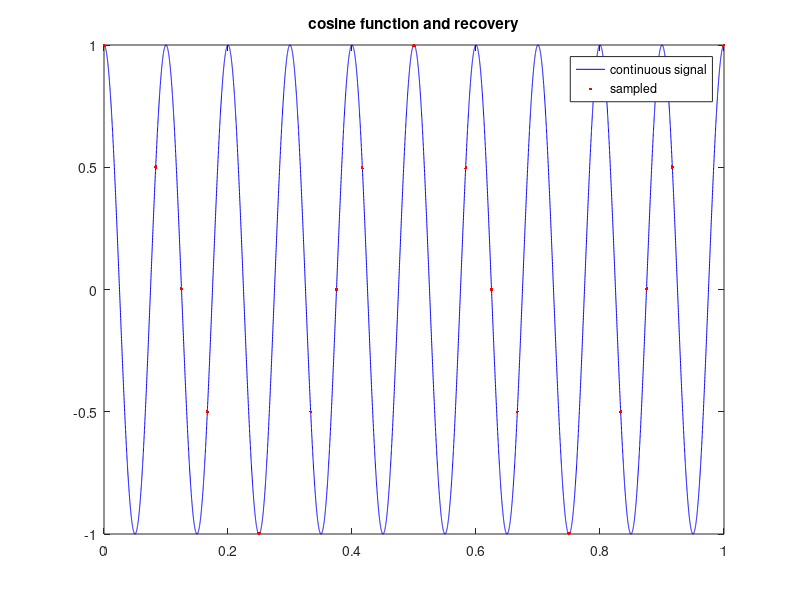
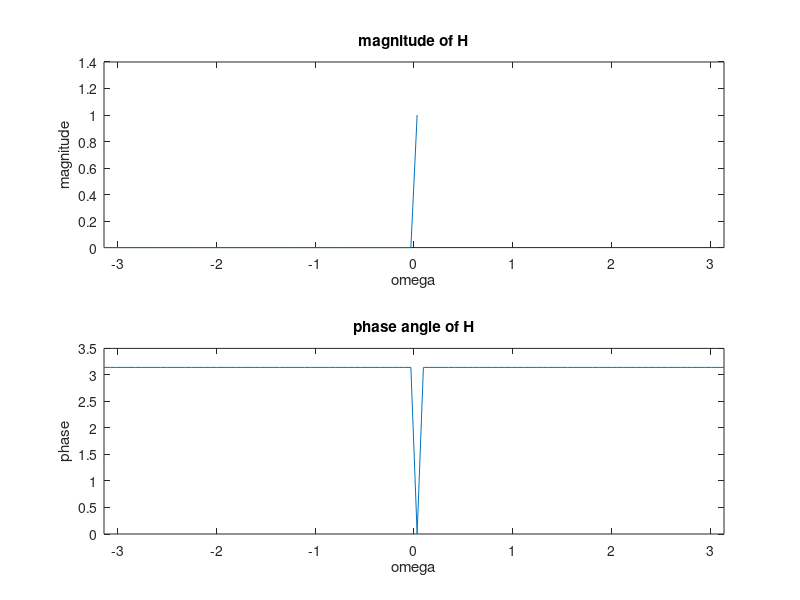

Write the MATLAB code that produced these figures, in order. (Note: this script raises an error after producing the figures.)
clear
clc
%% Problem 1
fx = 10;
fs = 12;

xf = @(t) cos(20.*pi.*t);
xs = @(t) cos(24.*pi.*t);
xr = @(t) cos(4.*pi.*t);

t = linspace(0,1,10000);

yf = xf(t);
yr = xr(t);
x = []
y = []
for i = 1:length(t)
    if abs(yr(i)  - yf(i)) < 0.005
       x(length(x)+1) = t(i);
       y(length(y)+1) = yf(i);
    end
end

figure(1)
%subplot(2,1,1)
plot(t,yf,'b')
hold on
plot(x,y,'.r');
title('cosine function and recovery')
legend('continuous signal','sampled')




%% Problem 3

H3 = @(w) (exp(2.*i.*w))./((exp(i.*w) - 0.6).*(exp(i.*w) + 0.4))

w3 = linspace(-pi,pi);
figure(2)
subplot(2,1,1)
plot(w3,abs(H3(w3)))
title('magnitude of H')
xlabel('omega')
ylabel('magnitude')
xlim([-pi,pi])
subplot(2,1,2)
plot(w3,angle(H3(w3)))
title('phase angle of H')
xlabel('omega')
ylabel('phase')
xlim([-pi,pi])

%% Problem 6
x6 = [3 4 1 -2]
x6fft = fft(x6)
x6ifft = ifft(x6fft)

%% Problem 7
load('imageData.mat');
I = Inew;
Inewa = double(rgb2gray(I));

f1 = fft2(Inewa);
f1 = fftshift(f1);
mag = abs(f1);
phase = angle(f1);
const = mag.*exp(j.*phase)

figure(3)
subplot(2,2,1)
imshow(Inewa,[])
title('original grayscale')
subplot(2,2,2)
imshow(phase,[])
title('phase')
subplot(2,2,3)
imshow(log(abs(f1)),[])
title('magnitude')
subplot(2,2,4)
imshow(abs(ifft2(const)),[])
title('reconstructed')

filt = [1 1 1; 1 1 1; 1 1 1];
cor = filter2(filt, Inewa);
f2 = fft2(cor);
f2 = fftshift(f2);
mag2 = abs(f2);
phase2 = angle(f2);
const2 = mag2.*exp(j.*phase);

figure(4)

subplot(2,2,1)
imshow(cor,[])
title('filtered grayscale')
subplot(2,2,2)
imshow(phase2,[])
title('phase')
subplot(2,2,3)
imshow(log(abs(f2)),[])
title('magnitude')
subplot(2,2,4)
imshow(abs(ifft2(const2)),[])
title('filtered reconstructed')

